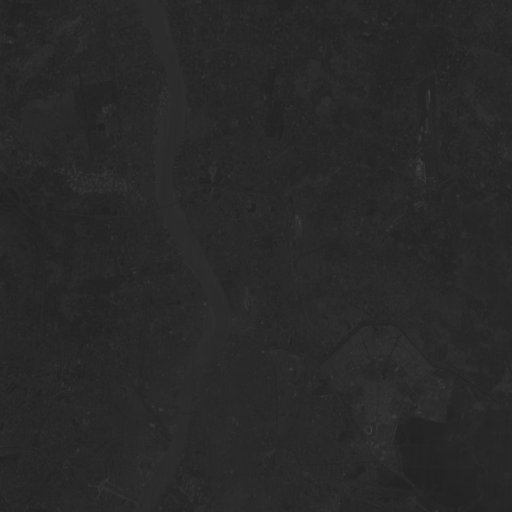
#> input picture dataset/band1.gif, 512 x 512 px, found by its file name; the run also reads 3 pictures not shown here
$ jupyter execute kmeans_band_image_shubham_roy_version_no_1.ipynb
#> lines starting #> are read from the running program, lines starting #| are printed output that depends on the picture
[cell 1]
import imageio
import numpy as np
import matplotlib.pyplot as plt
image1 = imageio.imread("band1.gif")
#> image1 is the input picture: shape (512, 512, 3); min 32, max 65, mean 40.6
B1 = image1.mean(axis=2)
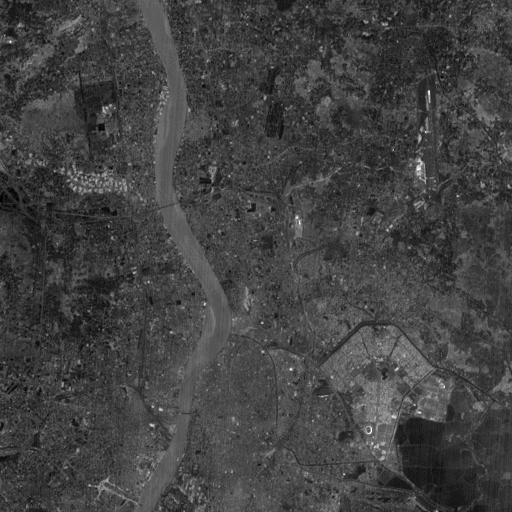
#> B1: shape (512, 512) float64; min 32, max 65, mean 40.6; drawn with min black and max white
image2 = imageio.imread("band2.gif")
B2 = image2.mean(axis=2)
image3 = imageio.imread("band3.gif")
B3 = image3.mean(axis=2)
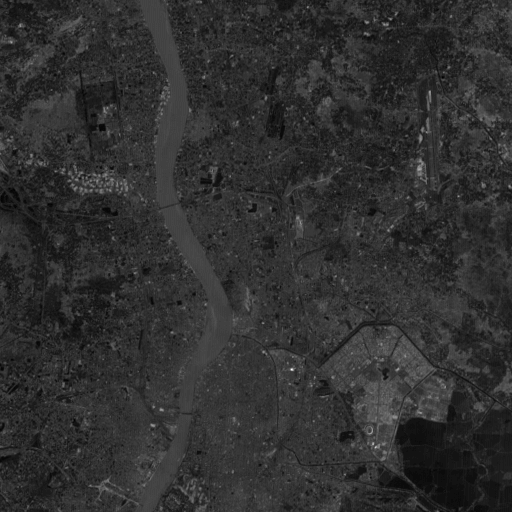
#> B3: shape (512, 512) float64; min 14, max 80, mean 26.6; drawn with min black and max white
image4 = imageio.imread("band4.gif")
B4 = image4.mean(axis=2)
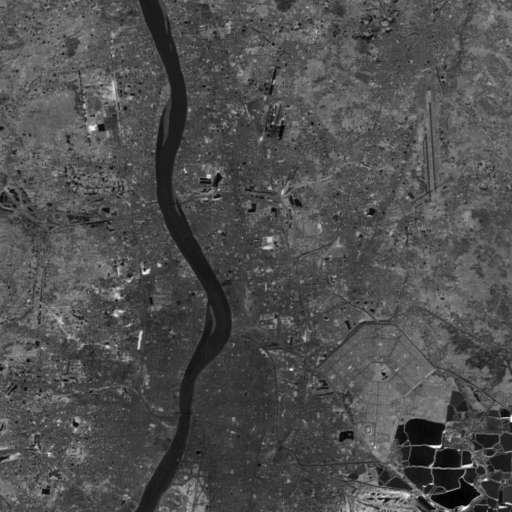
#> B4: shape (512, 512) float64; min 14, max 77, mean 33.6; drawn with min black and max white

[cell 2]
combined_matrix1 = np.stack([B1, B2, B3, B4], axis=-1)
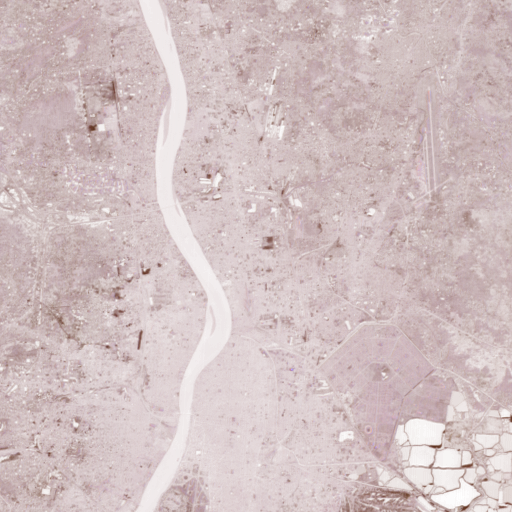
#> combined_matrix1: shape (512, 512, 4) float64; mean of channels 0, 1, 2, 3 40.6, 25.7, 26.6, 33.6; transparent parts drawn white
combined_matrix=combined_matrix1.reshape(512*512,4)

[cell 3]
# K-means clustering algorithm
def kmeans(data, k, max_iterations=100):
    centroids = data[np.random.choice(data.shape[0], k, replace=False)]

    for _ in range(max_iterations):
        distances = np.linalg.norm(data[:, np.newaxis] - centroids, axis=2)
        clusters = np.argmin(distances, axis=1)
        new_centroids = np.array([data[clusters == i].mean(axis=0) for i in range(k)])
        if np.all(centroids == new_centroids):
            break
        centroids = new_centroids
    return clusters
K_values = [2, 3, 4, 5, 6]
for k in K_values:
    clusters= kmeans(combined_matrix, k)
    plt.figure(figsize=(6, 6))
    plt.imshow(clusters.reshape(512, 512), cmap='viridis')
    plt.title(f'K-means Clustering with K={k}')
    plt.axis('off')
    plt.show()
#> this loop made 5 passes
#> pass 1, `plt.show()`:
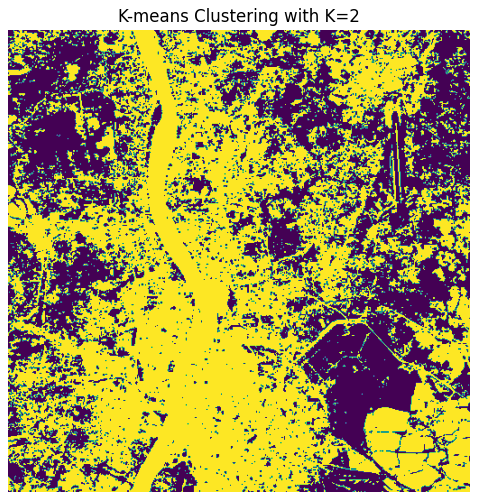
#> figure drawn by matplotlib, 1 panel
#> pass 2, `plt.show()`:
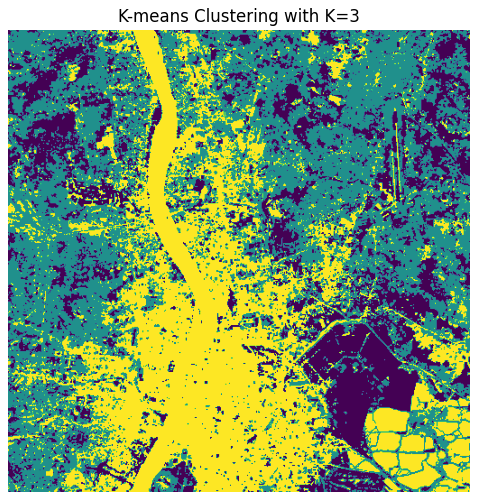
#> figure drawn by matplotlib, 1 panel
